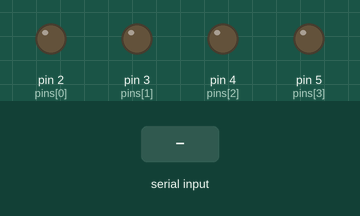
A sketch run on a simulated Arduino Uno, built with avr-gcc and run on an emulated ATmega328P. On the bench: output pins drawn as LEDs (lit = HIGH). The test bench sets the inputs (shaded band).

Above: at 1.2 s.
1.3 s: "1" received over Serial
At 1.8 s:
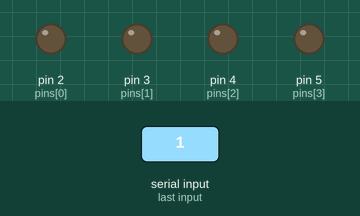
2.8 s: "2" received over Serial
At 4.0 s:
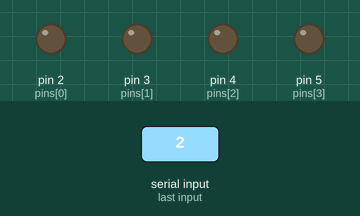
4.3 s: "3" received over Serial
At 5.3 s:
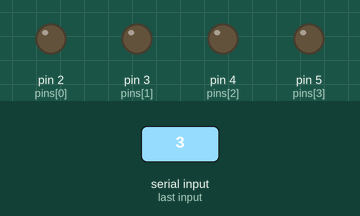
5.8 s: "4" received over Serial
At 6.4 s:
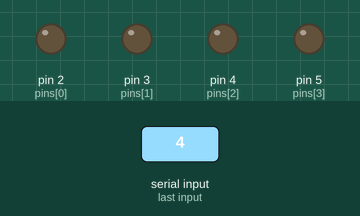
Timing chart, 0 to 8.3 s (numbered marks = the images above; inputs shaded):
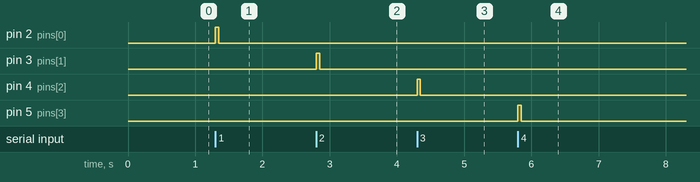

Measured:
- after the input at 1.3 s, pin 2 (pins[0]): LOW → HIGH at once, → LOW 0.05 s later
- after the input at 2.8 s, pin 3 (pins[1]): LOW → HIGH at once, → LOW 0.05 s later
- after the input at 4.3 s, pin 4 (pins[2]): LOW → HIGH at once, → LOW 0.05 s later
- after the input at 5.8 s, pin 5 (pins[3]): LOW → HIGH at once, → LOW 0.05 s later

The sketch:

FordTruck.ino
```cpp
int inByte = 0;         // incoming serial byte
int pins[4] = {2,3,4,5};
void setup()
{
  // start serial port at 9600 bps:
  Serial.begin(38400);

  for(int i = 0; i < 4; i++ )
    pinMode(pins[i], OUTPUT);   // digital sensor is on digital pin 2
}
unsigned long pin_timeout[4] = { 0, 0, 0, 0 };
void loop()
{
  // if we get a valid byte, read analog ins:
  if (Serial.available() > 0) {
    // get incoming byte:
    inByte = Serial.read();
    //Serial.println(inByte,DEC);
    switch(inByte)
    { case 49: // 1
      pin_timeout[0] = millis()+50;
      break;
      case 50: // 2
      pin_timeout[1] = millis()+50;
      break;
      case 51: // 3
      pin_timeout[2] = millis()+50;
      break;
      case 52: // 4
      pin_timeout[3] = millis()+50;
      break;
    }
  }


  for(int i = 0; i < 4; i++)
  {
    if( pin_timeout[i] > millis() )
    {
      digitalWrite(pins[i],HIGH);
      //Serial.print(i,DEC);
      //Serial.println(" HIGH");
    }
    else
    {
      digitalWrite(pins[i],LOW);
    }
  }
}
```
